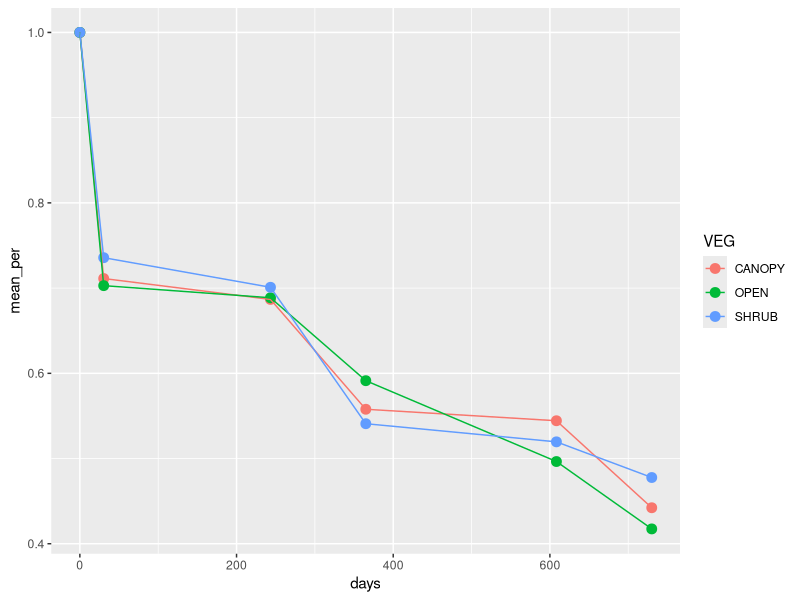
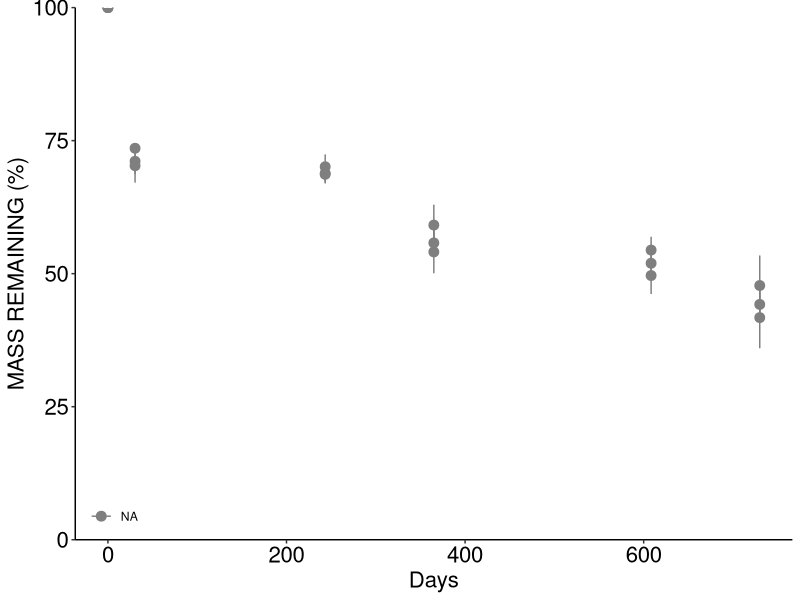
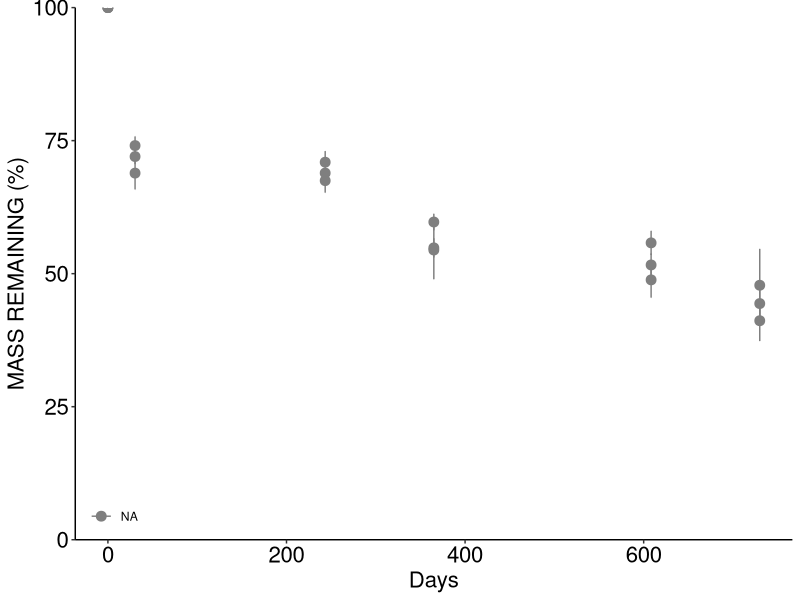

These charts were generated, in order, by the following R code:
#07_publication_plots
# Jeff Atkins (jwatkins6@vcu.edu)

#PLOTTING FOR PUBLICATION
require(ggplot2)
# The palette with grey:
cbPalette <- c("#999999", "#D55E00", "#009E73","#E69F00", "#56B4E9",  "#F0E442", "#0072B2",  "#CC79A7")
#custom plot theme
theme_fivethirtyeight2 <- function(base_size = 13, base_family = "") {
  theme_grey(base_size = base_size, base_family = base_family) %+replace%
    theme(
      
      # Base elements which are not used directly but inherited by others
      line =              element_line(colour = '#DADADA', size = 0.75, 
                                       linetype = 1, lineend = "butt"),
      rect =              element_rect(fill = "#F0F0F0", colour = "#F0F0F0", 
                                       size = 0.5, linetype = 1),
      text =              element_text(family = base_family, face = "plain",
                                       colour = "#656565", size = base_size,
                                       hjust = 0.5, vjust = 0.5, angle = 0, 
                                       lineheight = 0.9),
      
      # Modified inheritance structure of text element
      plot.title =        element_text(size = rel(1.5), family = '' , 
                                       face = 'bold', hjust = -0.05, 
                                       vjust = 1.5, colour = '#3B3B3B'),
      axis.text =         element_text(),
      
      # Modified inheritance structure of line element
      axis.ticks =        element_line(),
      panel.grid.major =  element_line(),
      panel.grid.minor =  element_blank(),
      
      # Modified inheritance structure of rect element
      plot.background =   element_rect(),
      panel.background =  element_rect(),
      legend.key =        element_rect(colour = '#DADADA'),
      
      # Modifiying legend.position
      legend.position = 'none',
      
      complete = TRUE
    )
}


veg <- read.csv("decomp_veg_means.csv")

x11()
p.mass.loss <- ggplot(veg, aes(y=mean_per, x=days, color=VEG))+
  #geom_line(aes(linetype=VEG), sie=1)+
  geom_point(size=3, fill="white")+
  geom_line()
p.mass.loss

factor(veg$VEG)
#reorder factorss
veg$VEG<- factor(veg$VEG, levels(veg$VEG)[c(2, 1, 3, 4, 5)])

x11(width = 5, height = 5)
ggplot(veg, aes(x=days, y=mean_per * 100, group=VEG, colour=VEG))+
  geom_line(aes(linetype=VEG), size=1)+
  geom_point(size=3, fill="white")+
  scale_colour_manual(values=cbPalette)+
  scale_y_continuous(limits= c(0,100), expand=c(0,0))+
  geom_errorbar(aes(ymin=(mean_per-SE) * 100, ymax=(mean_per+SE) * 100, width=.1))+
  theme_bw()+
  labs(y="MASS REMAINING (%)")+
  labs(x="Days")+
  theme(axis.text.x = element_text(size=(16), colour="black"))+
  theme(axis.title.y= element_text(size=16),
        axis.title.x = element_text(size=16),
        axis.text.y = element_text(size=(16), colour="black"),
        strip.text.x= element_text(size = (16), colour="black"))+
  theme(panel.grid.major = element_blank(),
        panel.grid.minor = element_blank(),
        panel.background = element_blank(),
        panel.border = element_blank(),
        axis.line = element_line(colour = "black"))+
  theme(legend.justification=c(-0.1,-0.1), legend.position=c(0,0),
        legend.title = element_blank())

elev <- read.csv("decomp_elev_means.csv")

#reorder factor levels
elev$ELEV <- factor(elev$ELEV, levels(elev$ELEV)[c(2, 3, 1, 4, 5)])

x11(width = 5, height = 5)
ggplot(elev, aes(x=days, y=mean_per * 100, group=ELEV, colour=ELEV))+
  geom_line(aes(linetype=ELEV), size=1)+
  geom_point(size=3, fill="white")+
  scale_colour_manual(values=cbPalette)+
  scale_y_continuous(limits= c(0,100), expand=c(0,0))+
  geom_errorbar(aes(ymin=(mean_per-SE) * 100, ymax=(mean_per+SE) * 100, width=.1))+
  theme_bw()+
  labs(y="MASS REMAINING (%)")+
  labs(x="Days")+
  theme(axis.text.x = element_text(size=(16), colour="black"))+
  theme(axis.title.y= element_text(size=16),
        axis.title.x = element_text(size=16),
        axis.text.y = element_text(size=(16), colour="black"),
        strip.text.x= element_text(size = (16), colour="black"))+
  theme(panel.grid.major = element_blank(),
        panel.grid.minor = element_blank(),
        panel.background = element_blank(),
        panel.border = element_blank(),
        axis.line = element_line(colour = "black"))+
  theme(legend.justification=c(-0.1,-0.1), legend.position=c(0,0),
        legend.title = element_blank())
